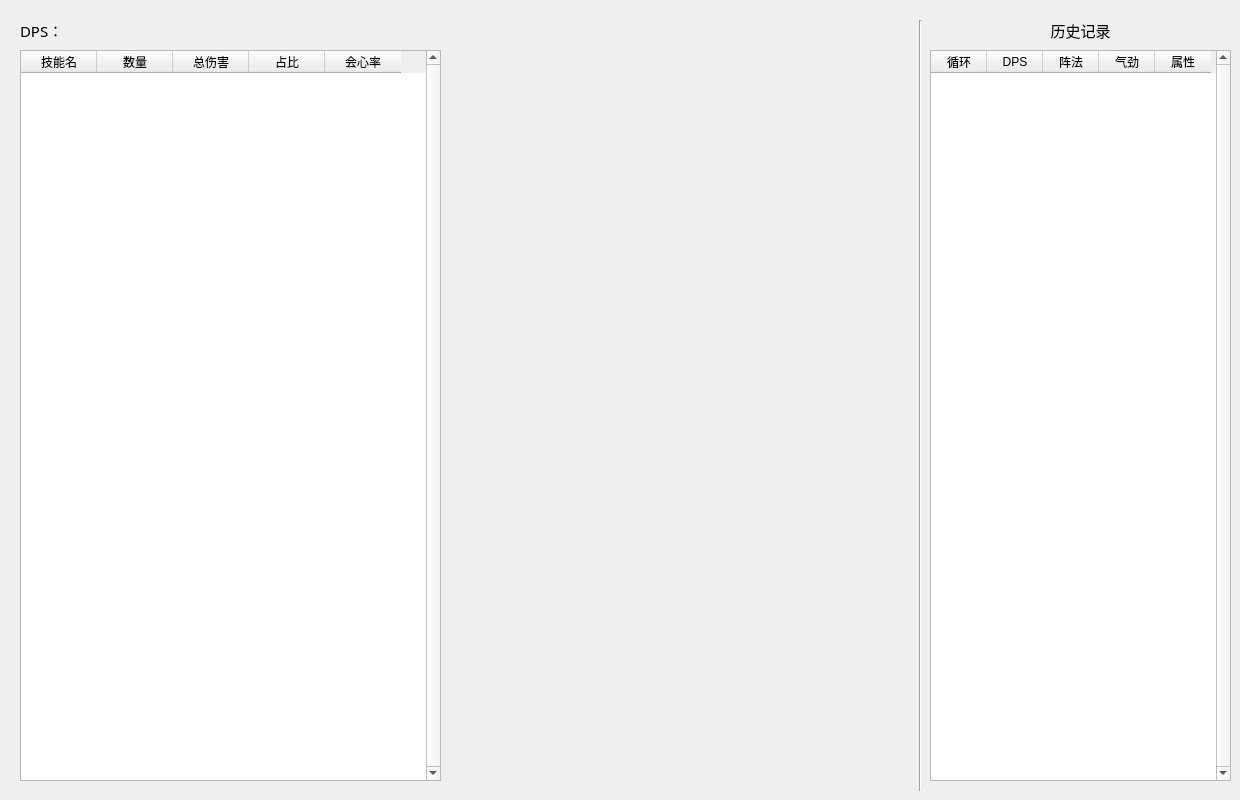
    <widget class="QWidget" name="tab_8">
     <attribute name="title">
      <string>伤害分析</string>
     </attribute>
     <widget class="QLabel" name="label_43">
      <property name="geometry">
       <rect>
        <x>20</x>
        <y>20</y>
        <width>71</width>
        <height>21</height>
       </rect>
      </property>
      <property name="font">
       <font>
        <family>等线</family>
        <pointsize>11</pointsize>
       </font>
      </property>
      <property name="text">
       <string>DPS：</string>
      </property>
     </widget>
     <widget class="QTableWidget" name="skill_data_table">
      <property name="geometry">
       <rect>
        <x>20</x>
        <y>50</y>
        <width>421</width>
        <height>731</height>
       </rect>
      </property>
      <property name="verticalScrollBarPolicy">
       <enum>Qt::ScrollBarAlwaysOn</enum>
      </property>
      <property name="selectionBehavior">
       <enum>QAbstractItemView::SelectRows</enum>
      </property>
      <attribute name="horizontalHeaderDefaultSectionSize">
       <number>76</number>
      </attribute>
      <column>
       <property name="text">
        <string>技能名</string>
       </property>
      </column>
      <column>
       <property name="text">
        <string>数量</string>
       </property>
      </column>
      <column>
       <property name="text">
        <string>总伤害</string>
       </property>
      </column>
      <column>
       <property name="text">
        <string>占比</string>
       </property>
      </column>
      <column>
       <property name="text">
        <string>会心率</string>
       </property>
      </column>
     </widget>
     <widget class="QLabel" name="dps_label">
      <property name="geometry">
       <rect>
        <x>60</x>
        <y>20</y>
        <width>91</width>
        <height>21</height>
       </rect>
      </property>
      <property name="font">
       <font>
        <family>等线</family>
        <pointsize>11</pointsize>
       </font>
      </property>
      <property name="text">
       <string/>
      </property>
     </widget>
     <widget class="Line" name="line_18">
      <property name="geometry">
       <rect>
        <x>910</x>
        <y>20</y>
        <width>20</width>
        <height>771</height>
       </rect>
      </property>
      <property name="orientation">
       <enum>Qt::Vertical</enum>
      </property>
     </widget>
     <widget class="QTableWidget" name="tableWidget">
      <property name="geometry">
       <rect>
        <x>930</x>
        <y>50</y>
        <width>301</width>
        <height>731</height>
       </rect>
      </property>
      <property name="styleSheet">
       <string notr="true">QTabBar:tab{
	width: 20px;
}</string>
      </property>
      <property name="verticalScrollBarPolicy">
       <enum>Qt::ScrollBarAlwaysOn</enum>
      </property>
      <property name="selectionBehavior">
       <enum>QAbstractItemView::SelectRows</enum>
      </property>
      <attribute name="horizontalHeaderDefaultSectionSize">
       <number>56</number>
      </attribute>
      <attribute name="verticalHeaderVisible">
       <bool>false</bool>
      </attribute>
      <attribute name="verticalHeaderMinimumSectionSize">
       <number>25</number>
      </attribute>
      <attribute name="verticalHeaderDefaultSectionSize">
       <number>25</number>
      </attribute>
      <column>
       <property name="text">
        <string>循环</string>
       </property>
      </column>
      <column>
       <property name="text">
        <string>DPS</string>
       </property>
      </column>
      <column>
       <property name="text">
        <string>阵法</string>
       </property>
      </column>
      <column>
       <property name="text">
        <string>气劲</string>
       </property>
      </column>
      <column>
       <property name="text">
        <string>属性</string>
       </property>
      </column>
     </widget>
     <widget class="QLabel" name="label_184">
      <property name="geometry">
       <rect>
        <x>930</x>
        <y>20</y>
        <width>301</width>
        <height>21</height>
       </rect>
      </property>
      <property name="font">
       <font>
        <family>黑体</family>
        <pointsize>11</pointsize>
       </font>
      </property>
      <property name="text">
       <string>历史记录</string>
      </property>
      <property name="alignment">
       <set>Qt::AlignCenter</set>
      </property>
     </widget>
    </widget>
